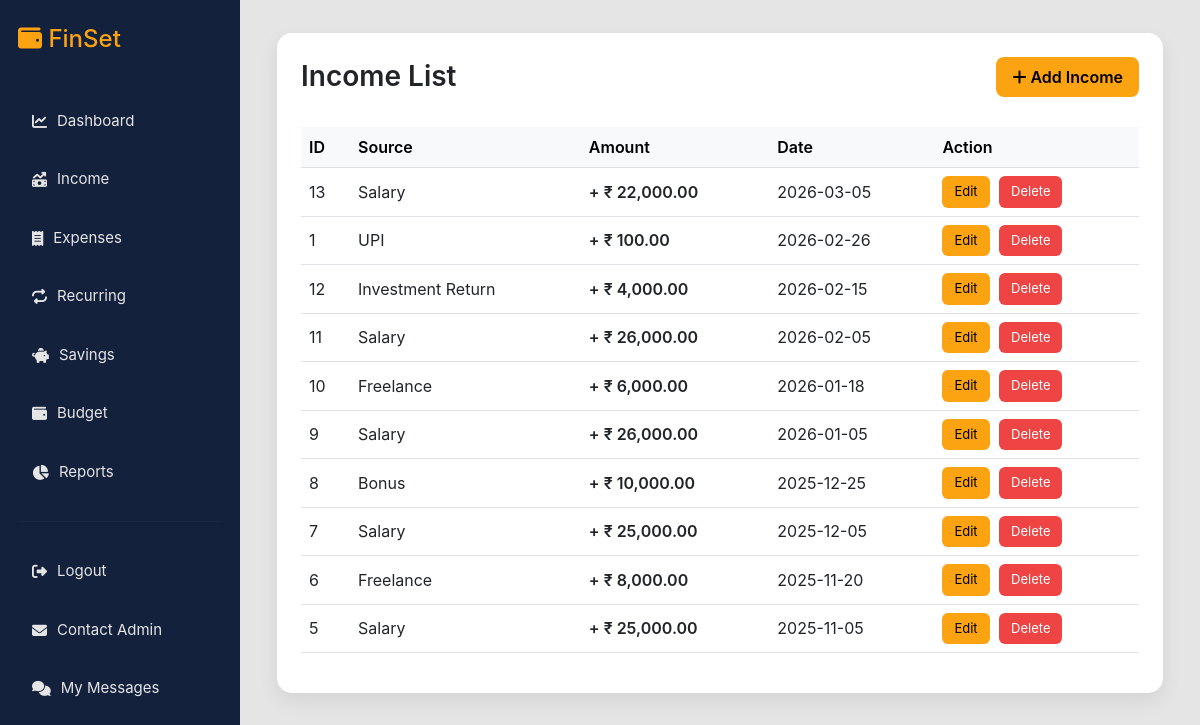
/income/list.php (signed in), run on the app's committed database.
### tables this page shows
CREATE TABLE IF NOT EXISTS `income` (
  `id` int NOT NULL AUTO_INCREMENT,
  `user_id` int NOT NULL,
  `source` varchar(100) NOT NULL,
  `amount` decimal(10,2) NOT NULL,
  `income_date` date NOT NULL,
  `created_at` timestamp NULL DEFAULT CURRENT_TIMESTAMP,
  PRIMARY KEY (`id`),
  KEY `user_id` (`user_id`)
);

### income/list.php (the view, shortened to what this page needs)
<?php
include "../config/database.php";
$user_id = $_SESSION['user_id'];
$query = "SELECT * FROM income
          WHERE user_id='$user_id'
          ORDER BY income_date DESC";
$result = mysqli_query($conn, $query);
$incomes = [];
while($row = mysqli_fetch_assoc($result)){
    $incomes[] = $row;
}
?>
<!DOCTYPE html>
<html>
<head>
<link href="https://cdn.jsdelivr.net/npm/bootstrap@5.3.0/dist/css/bootstrap.min.css" rel="stylesheet">
<link rel="stylesheet" href="https://cdnjs.cloudflare.com/ajax/libs/font-awesome/6.5.0/css/all.min.css">
</head>
<body>
<div class="main-container">
    <?php include "../includes/sidebar.php"; ?>
    <div class="content">
        <div class="container mt-2">
            <div class="card p-4">
                <div class="page-header">
<h3>Income List</h3>
<a href="add.php" class="btn btn-add">
<i class="fa-solid fa-plus"></i> Add Income
</a>
</div>
                <table class="table table-hover">
                    <thead class="table-light">
                        <tr>
                            <th>ID</th>
                            <th>Source</th>
                            <th>Amount</th>
                            <th>Date</th>
                            <th>Action</th>
                        </tr>
                    </thead>
                    <tbody>
<?php foreach($incomes as $row) { ?>
                        <tr>
                            <td><?php echo $row['id']; ?></td>
                            <td>
                                <?php echo htmlspecialchars($row['source']); ?>
                            </td>
                            <td class="amount-income">
+ ₹ <?php echo number_format($row['amount'],2); ?>
</td>
                            <td>
                                <?php echo $row['income_date']; ?>
                            </td>
                            <td>
                                <a href="edit.php?id=<?php echo $row['id']; ?>"
                                   class="btn btn-edit">
                                   Edit
                                </a>
                                <a href="delete.php?id=<?php echo $row['id']; ?>"
                                   class="btn btn-delete"
                                   onclick="return confirm('Delete this income?')">
                                   Delete
                                </a>
                            </td>
                        </tr>
                    <?php } ?>
                    </tbody>
                </table>
            </div>
        </div>
    </div>
</body>
</html>

### income/list.php (style rules this page uses)
body { margin:0; background:#E5E5E5; font-family:'Inter','Segoe UI',sans-serif; color:#000; }
.main-container { display:flex; }
.content { margin-left:240px; width:calc(100% - 240px); padding:25px; }
.page-header { display:flex; justify-content:space-between; align-items:center; margin-bottom:20px; }
.page-header h3 { font-weight:600; margin:0; }
.btn-add { background:#FCA311; border:none; color:#000; font-weight:600; padding:8px 16px; border-radius:8px; transition:0.3s; }
.card { border:none; border-radius:15px; box-shadow:0 8px 20px rgba(0,0,0,0.08); background:#FFFFFF; padding:20px; }
.table { margin-top:10px; }
.table thead { background:#f8fafc; }
.table th { font-weight:600; }
.table td { vertical-align:middle; }
.amount-income { color:#16a34a; font-weight:600; }
.btn-edit { background:#FCA311; border:none; color:#000; font-size:13px; padding:6px 12px; border-radius:6px; margin-right:5px; }
.btn-delete { background:#ef4444; border:none; color:white; font-size:13px; padding:6px 12px; border-radius:6px; }

### data on the page
income: id "13", source "Salary", amount "22,000.00", income_date "2026-03-05"
income: id "1", source "UPI", amount "100.00", income_date "2026-02-26"
income: id "12", source "Investment Return", amount "4,000.00", income_date "2026-02-15"
income: id "11", source "Salary", amount "26,000.00", income_date "2026-02-05"
income: id "10", source "Freelance", amount "6,000.00", income_date "2026-01-18"
income: id "9", source "Salary", amount "26,000.00", income_date "2026-01-05"
income: id "8", source "Bonus", amount "10,000.00", income_date "2025-12-25"
income: id "7", source "Salary", amount "25,000.00", income_date "2025-12-05"
income: id "6", source "Freelance", amount "8,000.00", income_date "2025-11-20"
income: id "5", source "Salary", amount "25,000.00", income_date "2025-11-05"
